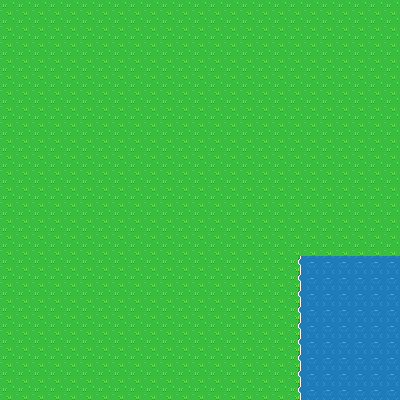

This game map was drawn from its Tiled (.tmx) file and the tilesets committed beside it. A one-line description and the full map source follow:
An orthogonal 25x25 tile map with 16x16 px tiles, 1 tile layer (Floor), 3 hidden layers not drawn, 2 tilesets and 1 object (DoorHouse1).

<map version="1.4" tiledversion="1.4.2" orientation="orthogonal" renderorder="right-down" width="25" height="25" tilewidth="16" tileheight="16" infinite="0" nextlayerid="7" nextobjectid="2">
 <tileset firstgid="1" source="zelda1.tsx" />
 <tileset firstgid="1441" source="stairs.tsx" />
 <layer id="1" name="Floor" width="25" height="25">
  <data encoding="csv">
1,1,1,1,1,1,1,1,1,1,1,1,1,1,1,1,1,1,1,1,1,1,1,1,1,
1,1,1,1,1,1,1,1,1,1,1,1,1,1,1,1,1,1,1,1,1,1,1,1,1,
1,1,1,1,1,1,1,1,1,1,1,1,1,1,1,1,1,1,1,1,1,1,1,1,1,
1,1,1,1,1,1,1,1,1,1,1,1,1,1,1,1,1,1,1,1,1,1,1,1,1,
1,1,1,1,1,1,1,1,1,1,1,1,1,1,1,1,1,1,1,1,1,1,1,1,1,
1,1,1,1,1,1,1,1,1,1,1,1,1,1,1,1,1,1,1,1,1,1,1,1,1,
1,1,1,1,1,1,1,1,1,1,1,1,1,1,1,1,1,1,1,1,1,1,1,1,1,
1,1,1,1,1,1,1,1,1,1,1,1,1,1,1,1,1,1,1,1,1,1,1,1,1,
1,1,1,1,1,1,1,1,1,1,1,1,1,1,1,1,1,1,1,1,1,1,1,1,1,
1,1,1,1,1,1,1,1,1,1,1,1,1,1,1,1,1,1,1,1,1,1,1,1,1,
1,1,1,1,1,1,1,1,1,1,1,1,1,1,1,1,1,1,1,1,1,1,1,1,1,
1,1,1,1,1,1,1,1,1,1,1,1,1,1,1,1,1,1,1,1,1,1,1,1,1,
1,1,1,1,1,1,1,1,1,1,1,1,1,1,1,1,1,1,1,1,1,1,1,1,1,
1,1,1,1,1,1,1,1,1,1,1,1,1,1,1,1,1,1,1,1,1,1,1,1,1,
1,1,1,1,1,1,1,1,1,1,1,1,1,1,1,1,1,1,1,1,1,1,1,1,1,
1,1,1,1,1,1,1,1,1,1,1,1,1,1,1,1,1,1,1,1,1,1,1,1,1,
1,1,1,1,1,1,1,1,1,1,1,1,1,1,1,1,1,1,283,164,164,164,164,164,164,
1,1,1,1,1,1,1,1,1,1,1,1,1,1,1,1,1,1,283,164,164,164,164,164,164,
1,1,1,1,1,1,1,1,1,1,1,1,1,1,1,1,1,1,283,164,164,164,164,164,164,
1,1,1,1,1,1,1,1,1,1,1,1,1,1,1,1,1,1,283,164,164,164,164,164,164,
1,1,1,1,1,1,1,1,1,1,1,1,1,1,1,1,1,1,283,164,164,164,164,164,164,
1,1,1,1,1,1,1,1,1,1,1,1,1,1,1,1,1,1,283,164,164,164,164,164,164,
1,1,1,1,1,1,1,1,1,1,1,1,1,1,1,1,1,1,283,164,164,164,164,164,164,
1,1,1,1,1,1,1,1,1,1,1,1,1,1,1,1,1,1,283,164,164,164,164,164,164,
1,1,1,1,1,1,1,1,1,1,1,1,1,1,1,1,1,1,283,164,164,164,164,164,164
</data>
 </layer>
 <layer id="2" name="Foundations" width="25" height="25" visible="0" locked="1">
  <data encoding="csv">
646,647,646,647,646,647,646,647,646,647,646,647,646,647,646,647,646,647,646,647,646,647,646,647,646,
686,687,686,687,686,687,686,687,686,687,686,687,686,687,686,687,686,687,686,687,686,687,686,687,686,
0,7,8,9,10,11,0,0,0,0,0,0,0,0,0,0,0,0,0,0,0,646,647,646,647,
0,47,48,49,50,51,0,0,0,0,0,0,0,0,0,0,0,0,0,0,0,686,687,686,687,
0,87,88,89,90,91,0,0,0,0,0,0,0,0,0,0,0,0,0,646,647,646,647,646,647,
0,127,128,129,130,131,0,0,0,0,0,0,0,0,0,0,0,0,0,686,687,686,687,686,687,
0,167,168,169,170,171,0,0,0,0,0,0,0,0,0,0,0,0,0,646,647,646,647,646,647,
0,0,0,0,0,0,0,0,0,0,0,0,0,0,0,0,0,0,0,686,687,686,687,686,687,
0,0,0,0,0,0,0,0,0,0,0,0,0,0,0,0,0,0,0,646,647,646,647,646,647,
0,0,0,0,0,0,0,0,0,0,0,0,0,0,0,0,0,0,0,686,687,686,687,686,687,
446,446,446,446,446,0,0,0,0,0,0,0,0,0,0,0,0,0,0,0,0,646,647,646,647,
486,486,486,486,486,0,0,0,0,0,0,0,0,0,0,0,0,0,0,0,0,686,687,686,687,
526,526,526,526,526,446,446,446,446,446,0,0,0,0,0,446,446,446,446,446,446,446,446,446,446,
566,566,566,566,566,486,486,486,486,486,0,0,0,0,0,486,486,486,486,486,486,486,486,486,486,
0,0,0,0,0,526,526,526,526,526,0,0,0,0,0,526,526,526,526,526,526,526,526,526,526,
0,0,0,0,0,566,566,566,566,566,0,0,0,0,0,566,566,566,807,805,805,805,805,805,805,
0,0,0,0,0,0,0,0,0,0,0,0,0,0,0,0,0,0,0,164,606,606,0,0,606,
0,0,0,0,0,0,0,0,0,0,0,0,0,0,0,0,0,0,0,164,0,0,0,0,0,
0,0,0,0,0,0,0,0,0,0,0,0,0,0,0,0,0,0,0,164,0,0,0,0,0,
0,0,0,0,0,0,0,0,0,0,0,0,0,0,0,0,0,0,0,164,0,0,0,0,0,
0,0,0,0,0,0,0,0,0,0,0,0,0,0,0,0,0,0,0,164,0,0,0,0,0,
0,0,0,0,0,0,0,0,0,0,0,0,0,0,0,0,0,0,0,164,0,0,0,0,0,
0,0,0,0,0,0,0,0,0,0,0,0,0,0,0,0,0,0,0,164,0,0,0,0,0,
0,0,0,0,0,0,0,0,0,0,0,0,0,0,0,0,0,0,0,164,0,0,0,0,0,
0,0,0,0,0,0,0,0,0,0,0,0,0,0,0,0,0,0,0,0,0,0,0,0,0
</data>
 </layer>
 <layer id="6" name="Carpet" width="25" height="25" visible="0" locked="1">
  <data encoding="csv">
0,0,0,0,0,0,0,0,0,0,0,0,0,0,0,0,0,0,0,0,0,0,0,0,0,
0,0,0,0,0,0,0,0,0,0,0,0,0,0,0,0,0,0,0,0,0,0,0,0,0,
0,0,0,0,0,0,0,0,0,0,0,0,0,0,0,0,0,0,0,0,0,0,0,0,0,
0,0,0,0,0,0,0,0,0,0,121,122,122,122,123,0,0,0,0,0,0,0,0,0,0,
0,0,0,0,0,0,0,0,0,0,161,162,162,162,163,0,0,0,0,0,0,0,0,0,0,
0,0,0,0,0,0,0,0,0,0,161,162,162,162,163,0,0,0,0,0,0,0,0,0,0,
0,0,0,0,0,0,0,0,0,0,161,162,162,162,163,0,0,0,0,0,0,0,0,0,0,
0,0,0,0,0,121,122,122,122,122,282,162,162,162,163,0,0,0,0,0,0,0,0,0,0,
0,0,0,0,0,161,162,162,162,162,162,162,162,162,163,0,0,0,0,0,0,0,0,0,0,
0,0,0,0,0,161,162,162,162,162,162,162,162,162,163,0,0,0,0,0,0,0,0,0,0,
0,0,0,0,0,201,202,202,202,202,242,162,162,162,163,0,0,0,0,0,0,0,0,0,0,
0,0,0,0,0,0,0,0,0,0,161,162,162,162,163,0,0,0,0,0,0,0,0,0,0,
0,0,0,0,0,0,0,0,0,0,201,202,202,202,203,0,0,0,0,0,0,0,0,0,0,
0,0,0,0,0,0,0,0,0,0,1466,1467,1466,1467,1468,0,0,0,0,0,0,0,0,0,0,
606,606,606,606,606,0,0,0,0,0,1466,1467,1466,1467,1468,0,0,0,0,0,0,0,0,0,0,
0,0,0,0,0,0,0,0,0,0,1466,1467,1466,1467,1468,0,0,0,0,0,0,0,0,0,0,
0,0,0,0,0,606,606,606,606,606,1466,1467,1466,1467,1468,606,606,606,606,606,0,0,606,606,0,
0,0,0,0,0,0,0,0,0,0,121,122,122,122,123,0,0,0,0,0,0,0,0,0,0,
0,0,0,0,0,0,0,0,0,0,161,162,162,162,163,0,0,0,0,0,0,292,293,0,0,
0,0,0,0,0,0,0,0,0,0,161,162,162,162,163,0,0,0,0,0,0,332,333,0,0,
0,0,0,0,0,0,0,0,0,0,161,162,162,162,163,0,0,0,0,0,0,0,0,0,0,
0,0,0,0,0,0,0,0,0,0,161,162,162,162,163,0,0,0,0,0,0,0,0,292,293,
0,0,0,0,0,0,0,0,0,0,161,162,162,162,163,0,0,0,0,0,0,0,0,332,333,
0,0,0,0,0,0,0,0,0,0,201,202,202,202,203,0,0,0,0,0,0,0,0,0,0,
0,0,0,0,0,0,0,0,0,0,0,0,0,0,0,0,0,0,0,0,0,0,0,0,0
</data>
 </layer>
 <layer id="3" name="Props" width="25" height="25" visible="0" locked="1">
  <data encoding="csv">
0,0,0,0,0,0,0,0,0,0,0,0,0,0,0,0,0,0,0,0,0,0,0,0,0,
0,0,0,0,0,0,0,0,0,0,0,0,0,0,0,0,0,0,0,0,0,0,0,0,0,
0,0,0,0,0,0,0,0,0,0,0,0,0,0,0,0,0,0,0,0,0,0,0,0,0,
0,0,0,0,0,0,0,0,0,0,0,0,0,0,0,0,0,0,0,0,0,0,0,0,0,
0,0,0,0,0,0,0,0,0,0,0,0,0,0,0,0,0,0,0,0,0,0,0,0,0,
0,0,0,0,0,0,0,0,0,0,0,0,0,0,0,0,0,0,0,0,0,0,0,0,0,
0,0,0,0,0,0,0,0,0,0,0,0,0,0,0,0,0,0,0,0,0,0,0,0,0,
0,0,0,0,0,0,0,0,0,0,0,0,0,0,0,0,0,0,0,0,0,0,0,0,0,
0,0,0,0,0,0,0,0,0,0,0,0,0,0,0,0,0,0,0,0,0,0,0,0,0,
0,0,0,0,0,0,0,0,0,0,0,0,0,0,0,0,0,0,0,0,0,0,0,0,0,
0,0,0,0,0,0,0,0,0,0,0,0,0,0,0,0,0,0,0,0,0,0,0,0,0,
0,0,0,0,0,0,0,0,0,0,0,0,0,0,0,0,0,0,0,0,0,0,0,0,0,
0,0,0,0,0,0,0,0,0,0,0,0,0,0,0,0,0,0,0,0,0,0,0,0,0,
0,0,0,0,0,0,0,0,0,0,0,0,0,0,0,0,0,0,0,0,0,0,0,0,0,
0,0,0,0,0,0,0,0,0,0,0,0,0,0,0,0,0,0,0,0,0,0,0,0,0,
0,0,0,0,0,0,0,0,0,0,0,0,0,0,0,0,0,0,0,0,0,0,0,0,0,
0,0,0,0,0,0,0,0,0,0,0,0,0,0,0,0,0,0,0,0,0,0,0,0,0,
0,0,0,0,0,0,0,0,0,0,0,0,0,0,0,0,0,0,0,0,0,0,0,0,0,
0,0,0,0,0,0,0,0,0,0,0,0,0,0,0,0,0,0,0,0,0,0,0,0,0,
0,0,0,0,0,0,0,0,0,0,0,0,0,0,0,0,0,0,0,0,0,0,0,0,0,
0,0,0,0,0,0,0,0,0,0,0,0,0,0,0,0,0,0,0,0,0,0,0,0,0,
0,0,0,0,0,0,0,0,0,0,0,0,0,0,0,0,0,0,0,0,0,0,0,0,0,
0,0,0,0,0,0,0,0,0,0,0,0,0,0,0,0,0,0,0,0,0,0,0,0,0,
0,0,0,0,0,0,0,0,0,0,0,0,0,0,0,0,0,0,0,0,0,0,0,0,0,
0,0,0,0,0,0,0,0,0,0,0,0,0,0,0,0,0,0,0,0,0,0,0,0,0
</data>
 </layer>
 <objectgroup id="5" name="trigger" visible="0" locked="1">
  <object id="1" name="DoorHouse1" x="56.4657" y="96.2008" />
 </objectgroup>
</map>
